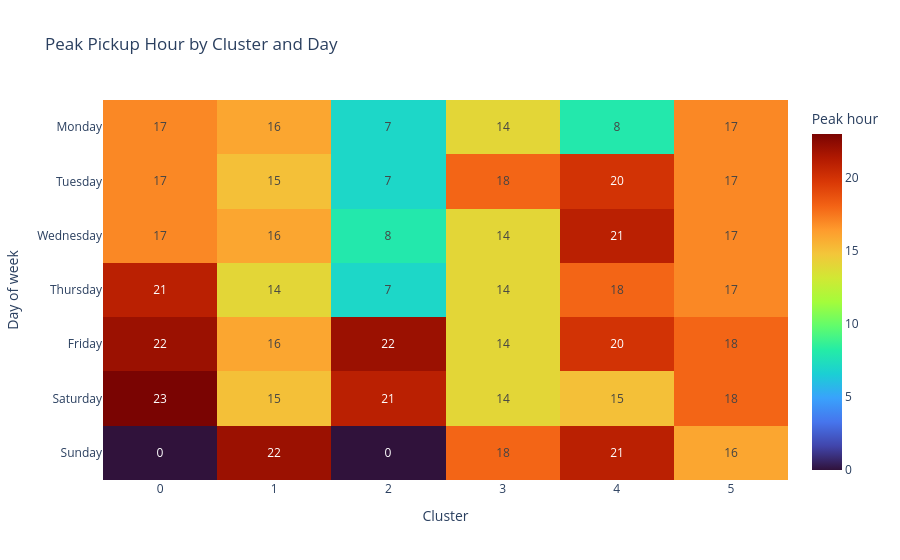

Notebook source saved alongside this figure:
### Code cell
# Visualisation des heures de pointe par cluster et par jour

peak_matrix = peak_hours.pivot(
    index="Day_of_week",
    columns="cluster",
    values="Hour"
).reindex(days_order)

fig = px.imshow(
    peak_matrix,
    labels={
        "x": "Cluster",
        "y": "Day of week",
        "color": "Peak hour"
    },
    x=peak_matrix.columns,
    y=peak_matrix.index,
    color_continuous_scale="Turbo",
    text_auto=True,
    aspect="auto",
    title="Peak Pickup Hour by Cluster and Day"
)

fig.show()

### Figure 1 — Plotly figure (JSON) as saved in the notebook; plotly's stock layout.template omitted (floating-point values rounded to 4 significant figures)
{"data": [{"coloraxis": "coloraxis", "hovertemplate": "Cluster: %{x}<br>Day of week: %{y}<br>Peak hour: %{z}<extra></extra>", "name": "0", "texttemplate": "%{z}", "type": "heatmap", "x": [0, 1, 2, 3, 4, 5], "xaxis": "x", "y": ["Monday", "Tuesday", "Wednesday", "Thursday", "Friday", "Saturday", "Sunday"], "yaxis": "y", "z": [[17, 16, 7, 14, 8, 17], [17, 15, 7, 18, 20, 17], [17, 16, 8, 14, 21, 17], [21, 14, 7, 14, 18, 17], [22, 16, 22, 14, 20, 18], [23, 15, 21, 14, 15, 18], [0, 22, 0, 18, 21, 16]]}], "layout": {"coloraxis": {"autocolorscale": false, "colorbar": {"title": {"text": "Peak hour"}}, "colorscale": [[0, "#30123b"], [0.07143, "#4145ab"], [0.1429, "#4675ed"], [0.2143, "#39a2fc"], [0.2857, "#1bcfd4"], [0.3571, "#24eca6"], [0.4286, "#61fc6c"], [0.5, "#a4fc3b"], [0.5714, "#d1e834"], [0.6429, "#f3c63a"], [0.7143, "#fe9b2d"], [0.7857, "#f36315"], [0.8571, "#d93806"], [0.9286, "#b11901"], [1, "#7a0402"]]}, "title": {"text": "Peak Pickup Hour by Cluster and Day"}, "xaxis": {"anchor": "y", "domain": [0, 1], "title": {"text": "Cluster"}}, "yaxis": {"anchor": "x", "autorange": "reversed", "domain": [0, 1], "title": {"text": "Day of week"}}}}
